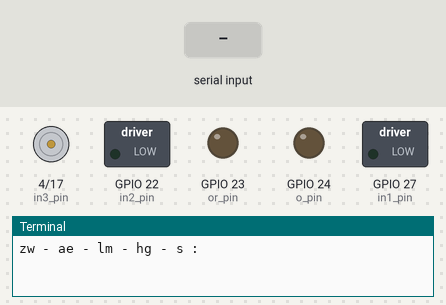
Simulated run of this program. Board: Raspberry Pi (BCM pin numbers). On the bench: motor-driver pin pairs drawn as motors (green arrow = first pin HIGH = forward, orange = second pin HIGH = backward, longer = more drive), switched loads named in the program (green lamp = pin HIGH), output pins drawn as LEDs (lit = HIGH), the last lines printed to the terminal. Dashed ring = blinking. The inputs (shaded band) are chosen by the test bench.

Above: at 1.2 s.
1.3 s: "left" typed at the terminal
At 1.45 s:
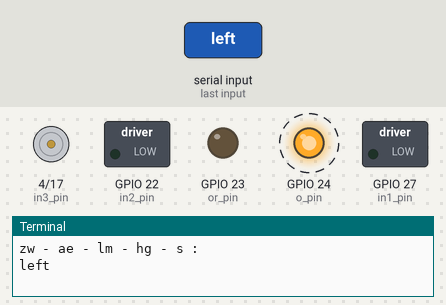
4.3 s: "e" typed at the terminal
At 4.49 s:
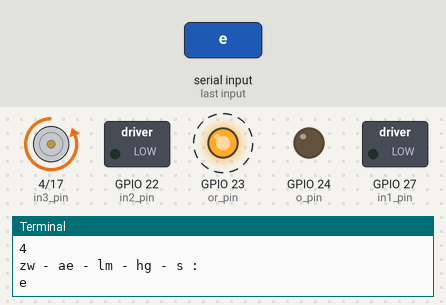
7.3 s: "a" typed at the terminal
At 7.49 s:
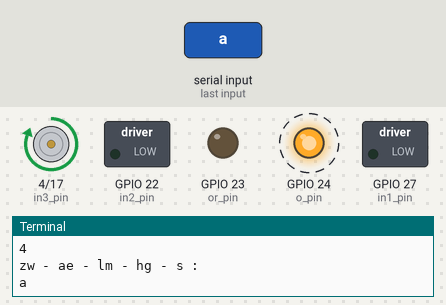
10.3 s: "p" typed at the terminal
At 10.4 s:
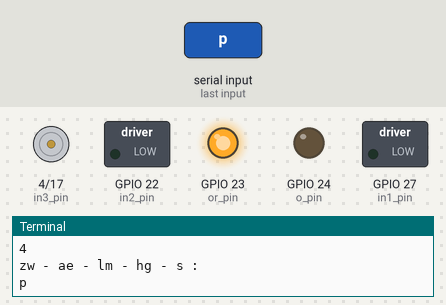
Timing chart, 0 to 17.3 s (numbered marks = the images above; inputs shaded):
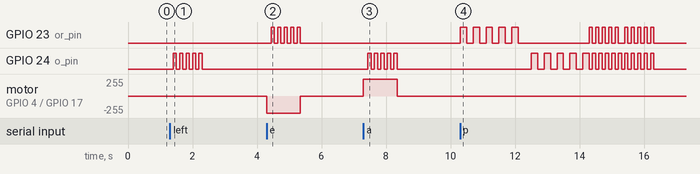

The program:

l239d.py
```python
#!/usr/bin/env python
# Crivellaro Diego


import RPi.GPIO as io
import time


# pins attribution
#motor A
in3_pin = 4
in4_pin = 17

#motor B
in1_pin = 27
in2_pin = 22

#Blinking orange leds
o_pin = 24
or_pin = 23

# always stop motors after xx seconds..
securetime = 10

#misc def
glowtime = .1
turntime = .04

#GPIO inits
io.setmode(io.BCM)
io.setup(in1_pin, io.OUT)
io.setup(in2_pin, io.OUT)
io.setup(in3_pin, io.OUT)
io.setup(in4_pin, io.OUT)
io.setup(o_pin, io.OUT)
io.setup(or_pin, io.OUT)

#demo mode for glow
def demoa():
    # alone left and right
    glow(False, True, .2, 5, "yes")
    glow(True, False, .2, 5, "yes")

    # both together and both alternate
    glow(True, True, .1, 5, "yes")
    glow(True, True, .1, 5, "no")

    stopall()

#make the two orange leds blink
def glow(a,b,tim, ran, alternate):
    for x in range(0, ran):
        if alternate == "yes":
            if a==True:
              io.output(o_pin, False)
            if b==True:
                io.output(or_pin, True)
            time.sleep(tim)
            if a==True:
                 io.output(o_pin, True)
            if b==True:
                io.output(or_pin, False)
            time.sleep(tim)
        else:
            if a==True:
                io.output(o_pin, False)
            if b==True:
                io.output(or_pin, False)
            time.sleep(tim)
            if a==True:
                io.output(o_pin, True)
            if b==True:
                io.output(or_pin, True)
            time.sleep(tim)
        print x
    io.output(o_pin, False)
    io.output(or_pin, False)

#params
#   dir: left|right
def turn(dir):
    if dir == "right":
        io.output(in3_pin, False)
        io.output(in4_pin, True)
        time.sleep(turntime)
        glow(False, True,.1, 5, "no")
    if dir == "left":
        io.output(in3_pin, True)
        io.output(in4_pin, False)
        time.sleep(turntime)
        glow(True, False, .1, 5, "no")
    io.output(in3_pin, False)
    io.output(in4_pin, False)


#params
#   dir: forward|backward
#   long: how long (to check)
def drive(dir, long):
    if dir == "forward":
        io.output(in1_pin, False)
        io.output(in2_pin, True)
    if dir == "back":
        io.output(in1_pin, True)
        io.output(in2_pin, False)
    time.sleep(long)
    io.output(in1_pin, False)
    io.output(in2_pin, False)

# turns all gpio off
def stopall():
    io.output(in1_pin, False)
    io.output(in2_pin, False)
    io.output(in3_pin, False)
    io.output(in4_pin, False)
    io.output(o_pin, False)
    io.output(or_pin, False)

# Main loop
# expects keyboard inputs:
# zw(drive) - ae(turn) - lm -hg(glows) - s(stop) p(demo) :
while True:
    cmd = raw_input("zw - ae - lm - hg - s :")
    direction = cmd[0]
    if direction == "e":
        turn('right')
    elif direction == "a":
        turn('left')
    elif direction == "s":
        stopall()
    elif direction == "z":
        drive('forward',1)
    elif direction == "w":
        drive('back', 1)
    elif direction == "p":
        demoa()
    elif direction == "h":
        glow(True, True, .1, 2, "no")
    elif direction == "l":
        glow(True, False, .1, 5, "yes")
    elif direction == "g":
        glow(True, True, .5, 5, "yes")
    else:
        stopall()
```

Measured:
- after the input at 1.3 s, GPIO 24 (o_pin): alternates HIGH for 0.10 s and LOW for 0.10 s, 10 changes in all, then stays LOW, starting after 0.10 s
- after the input at 4.3 s, GPIO 23 (or_pin): alternates HIGH for 0.10 s and LOW for 0.10 s, 10 changes in all, then stays LOW, starting after 0.14 s; motor on GPIO 4 (in3_pin) / GPIO 17 (in4_pin): stopped → backward 255/255 at once, → stopped 1.0 s later
- after the input at 7.3 s, GPIO 24 (o_pin): alternates HIGH for 0.10 s and LOW for 0.10 s, 10 changes in all, then stays LOW, starting after 0.14 s; motor on GPIO 4 (in3_pin) / GPIO 17 (in4_pin): stopped → forward 255/255 at once, → stopped 1.0 s later
- after the input at 10.3 s, GPIO 23 (or_pin): LOW → HIGH at once, → LOW 0.20 s later, → HIGH 0.20 s later, → LOW 0.20 s later, … (30 changes in this stretch); GPIO 24 (o_pin): goes 4 × (HIGH 0.20 s, LOW 0.20 s), HIGH 0.20 s, 10 × (LOW 0.10 s, HIGH 0.10 s), then LOW, starting after 2.2 s
